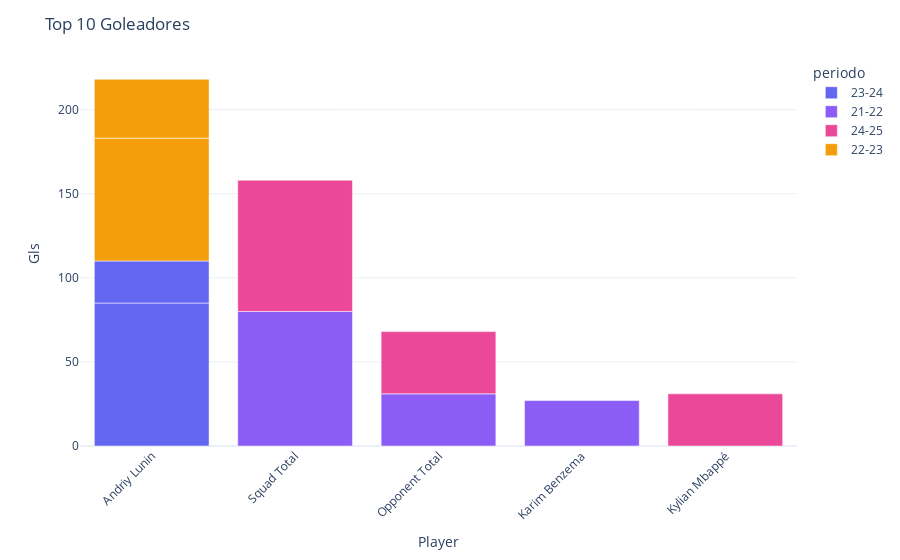

Here is the notebook cell this chart was saved with:
### Code cell
# Top 10 Goleadores
top_goleadores = df.nlargest(10, 'Gls')[['Player', 'periodo', 'Gls', 'Ast', 'G+A', 'MP', 'Min']]
fig = px.bar(top_goleadores, x='Player', y='Gls', color='periodo',
            color_discrete_sequence=['#6366f1', '#8b5cf6', '#ec4899', '#f59e0b'])
fig.update_layout(title='Top 10 Goleadores', template='plotly_white', xaxis_tickangle=-45)
fig.show()
top_goleadores

### Figure 1 — Plotly figure (JSON) as saved in the notebook; plotly's stock layout.template omitted (floating-point values rounded to 4 significant figures)
{"data": [{"hovertemplate": "periodo=23-24<br>Player=%{x}<br>Gls=%{y}<extra></extra>", "legendgroup": "23-24", "marker": {"color": "#6366f1", "pattern": {"shape": ""}}, "name": "23-24", "orientation": "v", "showlegend": true, "textposition": "auto", "type": "bar", "x": ["Andriy Lunin", "Andriy Lunin"], "xaxis": "x", "y": [85.0, 25.0], "yaxis": "y"}, {"hovertemplate": "periodo=21-22<br>Player=%{x}<br>Gls=%{y}<extra></extra>", "legendgroup": "21-22", "marker": {"color": "#8b5cf6", "pattern": {"shape": ""}}, "name": "21-22", "orientation": "v", "showlegend": true, "textposition": "auto", "type": "bar", "x": ["Squad Total", "Opponent Total", "Karim Benzema"], "xaxis": "x", "y": [80.0, 31.0, 27.0], "yaxis": "y"}, {"hovertemplate": "periodo=24-25<br>Player=%{x}<br>Gls=%{y}<extra></extra>", "legendgroup": "24-25", "marker": {"color": "#ec4899", "pattern": {"shape": ""}}, "name": "24-25", "orientation": "v", "showlegend": true, "textposition": "auto", "type": "bar", "x": ["Squad Total", "Opponent Total", "Kylian Mbappé"], "xaxis": "x", "y": [78.0, 37.0, 31.0], "yaxis": "y"}, {"hovertemplate": "periodo=22-23<br>Player=%{x}<br>Gls=%{y}<extra></extra>", "legendgroup": "22-23", "marker": {"color": "#f59e0b", "pattern": {"shape": ""}}, "name": "22-23", "orientation": "v", "showlegend": true, "textposition": "auto", "type": "bar", "x": ["Andriy Lunin", "Andriy Lunin"], "xaxis": "x", "y": [73.0, 35.0], "yaxis": "y"}], "layout": {"barmode": "relative", "legend": {"title": {"text": "periodo"}, "tracegroupgap": 0}, "margin": {"t": 60}, "title": {"text": "Top 10 Goleadores"}, "xaxis": {"anchor": "y", "domain": [0, 1], "tickangle": -45, "title": {"text": "Player"}}, "yaxis": {"anchor": "x", "domain": [0, 1], "title": {"text": "Gls"}}}}
